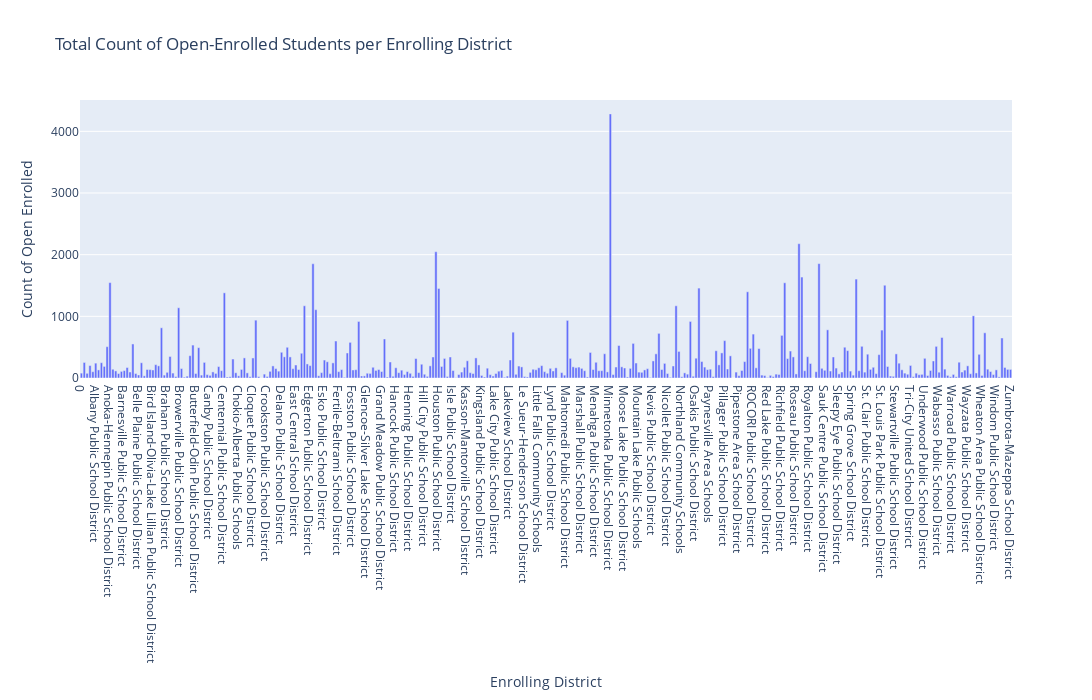

Notebook code cell kept with this figure:
### Code cell
# Plotting the total count of open-enrolled students per enrolling district
fig1 = px.bar(grouped_df, x='Enrolling District', y='Count of Open Enrolled',
              title='Total Count of Open-Enrolled Students per Enrolling District',
              width=1200, height=700)
fig1.show()

### Figure 1 — Plotly figure (JSON) as saved in the notebook; plotly's stock layout.template omitted (floating-point values rounded to 4 significant figures; data arrays with more than 128 entries replaced by an {"elided": "..."} marker saying what was removed)
{"data": [{"alignmentgroup": "True", "hovertemplate": "Enrolling District=%{x}<br>Count of Open Enrolled=%{y}<extra></extra>", "legendgroup": "", "marker": {"color": "#636efa", "pattern": {"shape": ""}}, "name": "", "offsetgroup": "", "orientation": "v", "showlegend": false, "textposition": "auto", "type": "bar", "x": {"elided": "326 mixed values"}, "xaxis": "x", "y": {"elided": "326 int values"}, "yaxis": "y"}], "layout": {"barmode": "relative", "height": 700, "legend": {"tracegroupgap": 0}, "title": {"text": "Total Count of Open-Enrolled Students per Enrolling District"}, "width": 1200, "xaxis": {"anchor": "y", "autorange": true, "domain": [0, 1], "range": [-0.5, 325.5], "title": {"text": "Enrolling District"}, "type": "category"}, "yaxis": {"anchor": "x", "autorange": true, "domain": [0, 1], "range": [0, 4508.0], "title": {"text": "Count of Open Enrolled"}, "type": "linear"}}}
